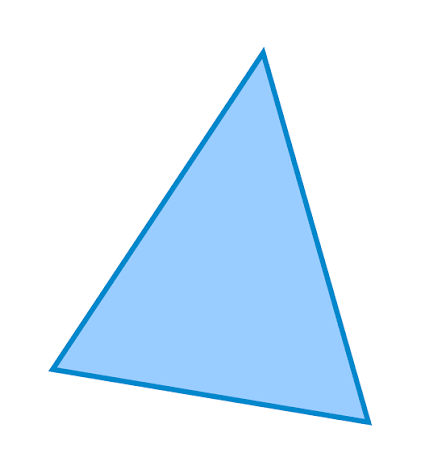
#> input picture Experiment 8/shape.png, 421 x 475 px
$ jupyter execute hough.ipynb
#> lines starting #> are read from the running program, lines starting #| are printed output that depends on the picture; after the words box and inside, x2 and y2 are one past the last pixel; in counts of white or black regions, pixels touching at a corner belong together
[cell 1]
import cv2
import numpy as np
import matplotlib.pyplot as plt

[cell 2]
img = cv2.imread("shape.png", cv2.IMREAD_GRAYSCALE)
#> img: shape (475, 421); min 93, max 255, mean 234.6
print("Image shape:", img.shape)
#| Image shape: (475, 421)
plt.imshow(img, cmap="gray"); plt.title("Input image");
plt.axis("off"); plt.show()

[cell 3]
def sobel_filter(image):
    sobel_x = np.array([
        [-1, 0, 1],
        [-2, 0, 2],
        [-1, 0, 1]
    ])

    sobel_y = np.array([
        [-1, -2, -1],
        [ 0,  0,  0],
        [ 1,  2,  1]
    ])

    padded = np.pad(image, 1, mode="constant")
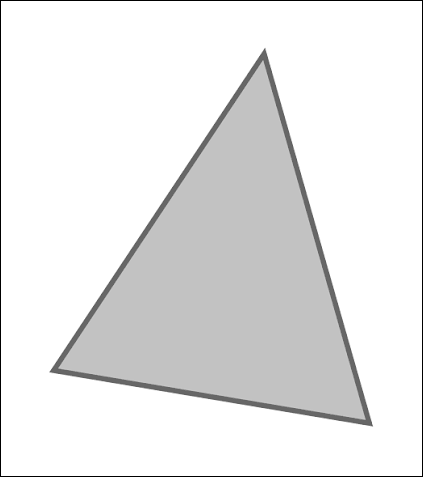
#> padded: shape (477, 423); min 0, max 255, mean 232.5
    rows, cols = image.shape
#> rows = 475; cols = 421

    gx = np.zeros((rows, cols), dtype=np.float32)
    gy = np.zeros((rows, cols), dtype=np.float32)

    for i in range(rows):
        for j in range(cols):
            region = padded[i:i+3, j:j+3]

            gx[i, j] = np.sum(region * sobel_x)
            gy[i, j] = np.sum(region * sobel_y)
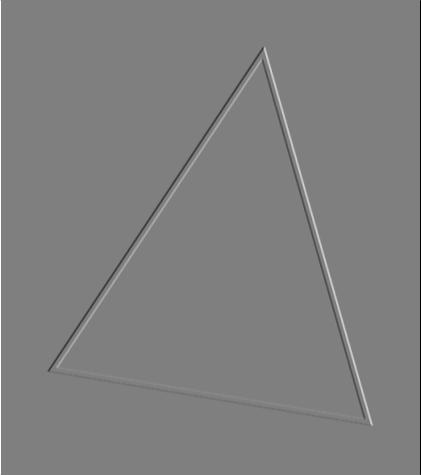
#> gx: shape (475, 421) float32; min -1020, max 1020, mean 0; drawn with min black and max white
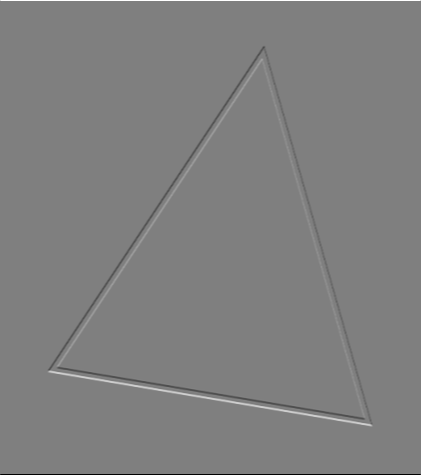
#> gy: shape (475, 421) float32; min -1020, max 1020, mean 0; drawn with min black and max white

    magnitude = np.sqrt(gx**2 + gy**2)
    magnitude = np.clip(magnitude, 0, 255)
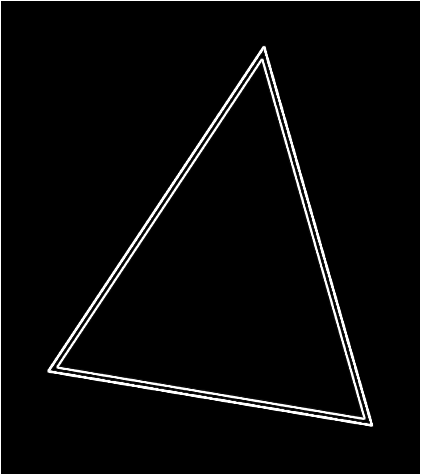
#> magnitude: shape (475, 421) float32; min 0, max 255, mean 9.5

    return magnitude.astype(np.uint8)


edge_image = sobel_filter(img)

plt.imshow(edge_image, cmap="gray")
plt.title("Sobel Edge Image")
plt.axis("off")
plt.show()

[cell 4]
threshold = 100

edge_points = np.argwhere(edge_image > threshold)
#> edge_points = 7530 pairs, first value 0 to 474, second value 0 to 420

print("Number of edge points:", len(edge_points))
#| Number of edge points: 7530

[cell 5]
def hough_euclidean(edge_image, threshold=100, angle_step=1):
#> called with threshold = 100, angle_step = 1
    points = np.argwhere(edge_image > threshold)
#> points has the same summary as edge_points outside hough_euclidean

    rows, cols = edge_image.shape
#> rows = 475; cols = 421
    diagonal = int(np.ceil(np.sqrt(rows**2 + cols**2)))
#> diagonal = 635

    angles = np.arange(-90, 90, angle_step)
    distances = np.arange(-diagonal, diagonal + 1)
#> distances = 1271 values from -635 to 635

    accumulator = np.zeros(
        (len(distances), len(angles)),
        dtype=np.uint32
    )

    for y, x in points:
        for angle_index, angle in enumerate(angles):
            theta = np.deg2rad(angle)
            r = round(x * np.cos(theta) + y * np.sin(theta))
            distance_index = r + diagonal
            accumulator[distance_index, angle_index] += 1
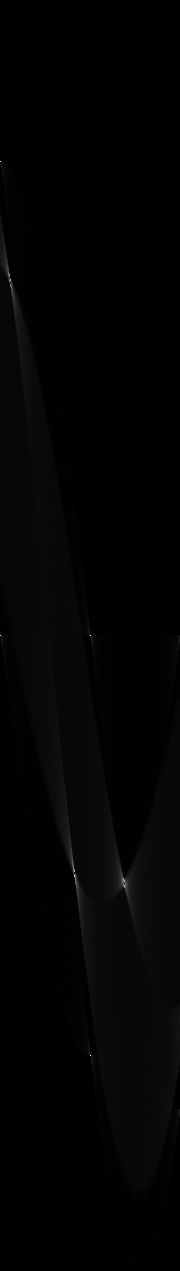
#> accumulator: shape (1271, 180) uint32; min 0, max 475, mean 5.9; drawn with min black and max white

    return accumulator, distances, angles


accumulator_e, distances_e, angles_e = hough_euclidean(
    edge_image,
    threshold=100
)
#> distances_e = 1271 values from -635 to 635; angles_e = 180 values from -90 to 89

print("Accumulator shape:", accumulator_e.shape)
#| Accumulator shape: (1271, 180)

[cell 6]
def draw_hough_lines(image, accumulator, distances, angles,
                     num_lines=10, min_votes=80):
#> called with distances = array of shape (1271,), angles = array of shape (180,), num_lines = 10, min_votes = 80
    output = cv2.cvtColor(image, cv2.COLOR_GRAY2BGR)
    acc = accumulator.copy()

    for _ in range(num_lines):
        index = np.unravel_index(np.argmax(acc), acc.shape)
        votes = acc[index]

        if votes < min_votes:
            break

        distance_index, angle_index = index
        r = distances[distance_index]
        theta = np.deg2rad(angles[angle_index])

        a = np.cos(theta)
        b = np.sin(theta)

        x0 = a * r
        y0 = b * r

        x1 = int(x0 + 1000 * (-b))
        y1 = int(y0 + 1000 * a)
        x2 = int(x0 - 1000 * (-b))
        y2 = int(y0 - 1000 * a)

        cv2.line(output, (x1, y1), (x2, y2), (0, 0, 255), 2)

        # Suppress this peak and nearby values to avoid duplicate lines.
        r_start = max(0, distance_index - 5)
        r_end = min(acc.shape[0], distance_index + 6)
        theta_start = max(0, angle_index - 5)
        theta_end = min(acc.shape[1], angle_index + 6)
        acc[r_start:r_end, theta_start:theta_end] = 0
#> this loop made 10 passes
#> (votes, distance_index, angle_index, r, theta, a, b, x0) on passes 1 to 10: (475, 635, 90, 0, 0, 1, 0, 0), (475, 1055, 90, 420, 0, 1, 0, 420), (421, 161, 0, -474, -1.57, 6.12e-17, -1, -2.9e-14), (421, 635, 0, 0, -1.57, 6.12e-17, -1, 0), (400, 875, 74, 240, -0.279, 0.961, -0.276, 230.7), (354, 881, 124, 246, 0.593, 0.829, 0.559, 203.9), (298, 275, 9, -360, -1.41, 0.156, -0.988, -56.32), (270, 285, 10, -350, -1.4, 0.174, -0.985, -60.78), (254, 867, 73, 232, -0.297, 0.956, -0.292, 221.9), (207, 887, 124, 252, 0.593, 0.829, 0.559, 208.9)
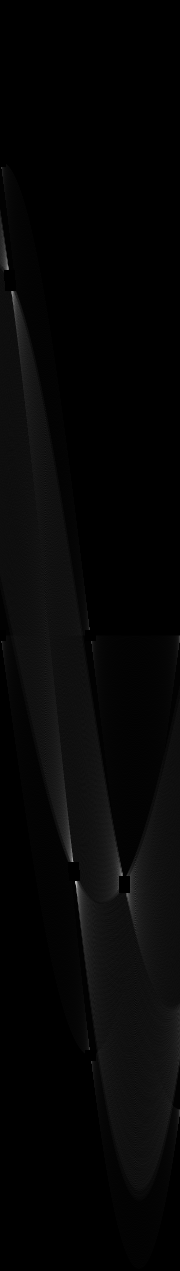
#> acc: shape (1271, 180) uint32; 0.39% of pixels changed, all inside (x1, y1, x2, y2) = (0, 161, 130, 1061)
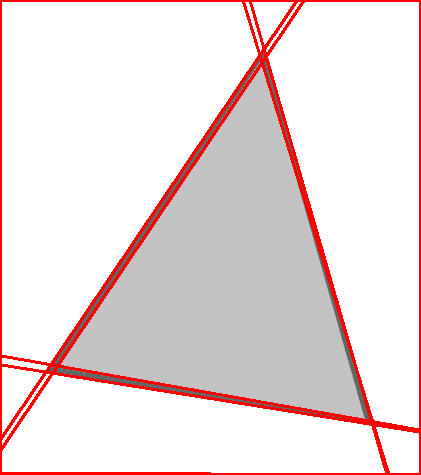
#> output: shape (475, 421, 3); mean B, G, R 221.9, 221.9, 237.4

    return output


result_e = draw_hough_lines(
    img,
    accumulator_e,
    distances_e,
    angles_e,
    num_lines=10,
    min_votes=80
)

plt.figure(figsize=(9, 7))
plt.imshow(cv2.cvtColor(result_e, cv2.COLOR_BGR2RGB))
plt.title("Lines Detected: Euclidean Hough Method")
plt.axis("off")
plt.show()

[cell 7]
def hough_polar(edge_image, threshold=100, angle_step=1):
#> called with threshold = 100, angle_step = 1
    rows, cols = edge_image.shape
#> rows = 475; cols = 421
    points = np.argwhere(edge_image > threshold)
#> points has the same summary as edge_points outside hough_polar

    max_r = int(np.ceil(np.sqrt(rows**2 + cols**2)))
#> max_r = 635
    angles = np.deg2rad(np.arange(0, 180, angle_step))
    r_values = np.arange(-max_r, max_r + 1)
#> r_values = 1271 values from -635 to 635

    accumulator = np.zeros(
        (len(r_values), len(angles)),
        dtype=np.uint32)

    cos_values = np.cos(angles)
    sin_values = np.sin(angles)

    for y, x in points:
        r = x * cos_values + y * sin_values
        r_indices = np.rint(r).astype(int) + max_r

        for angle_index, r_index in enumerate(r_indices):
            accumulator[r_index, angle_index] += 1

    return accumulator, r_values, np.rad2deg(angles)


accumulator_p, r_values_p, angles_p = hough_polar(
    edge_image,
    threshold=100)
#> r_values_p = 1271 values from -635 to 635; angles_p = 180 values from 0 to 179

plt.figure(figsize=(10, 6))
plt.imshow(accumulator_p, cmap="hot", aspect="auto",
    extent=[
        angles_p[0],
        angles_p[-1],
        r_values_p[-1],
        r_values_p[0]])
plt.xlabel("Theta (degrees)")
plt.ylabel("Distance r")
plt.title("Polar Hough Accumulator")
plt.colorbar(label="Votes")
plt.show()
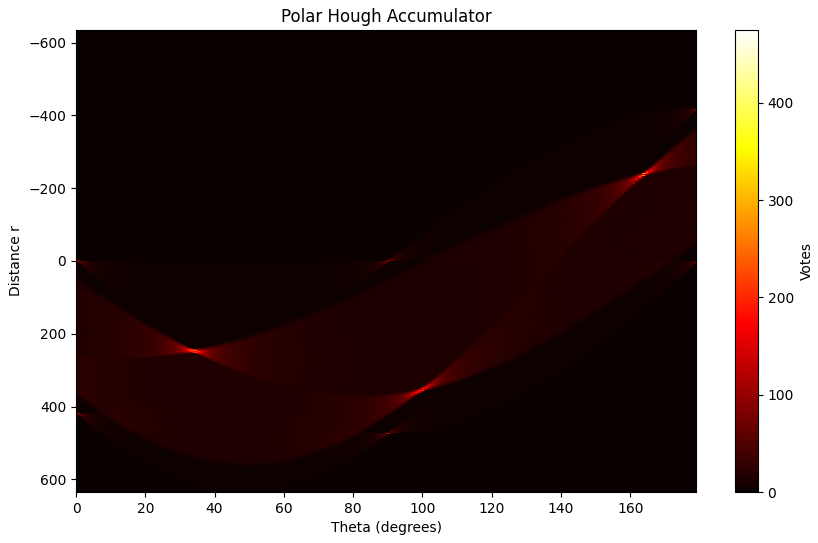
#> figure drawn by matplotlib, 2 panels

[cell 8]
result_p = draw_hough_lines(img,accumulator_p, r_values_p,angles_p,
                            num_lines=10, min_votes=80)
#> call 2 of draw_hough_lines, with distances = array of shape (1271,), angles = array of shape (180,), num_lines = 10, min_votes = 80
#> the loop in draw_hough_lines (call 2), `for _ in range(num_lines):` made 10 passes
#> (votes, distance_index, angle_index, r, theta, a, b, x0) on passes 1 to 10: (475, 635, 0, 0, 0, 1, 0, 0), (475, 1055, 0, 420, 0, 1, 0, 420), (421, 635, 90, 0, 1.57, 6.12e-17, 1, 0), (421, 1109, 90, 474, 1.57, 6.12e-17, 1, 2.9e-14), (400, 395, 164, -240, 2.86, -0.961, 0.276, 230.7), (354, 881, 34, 246, 0.593, 0.829, 0.559, 203.9), (298, 995, 99, 360, 1.73, -0.156, 0.988, -56.32), (270, 985, 100, 350, 1.75, -0.174, 0.985, -60.78), (254, 403, 163, -232, 2.84, -0.956, 0.292, 221.9), (207, 887, 34, 252, 0.593, 0.829, 0.559, 208.9)
#> after the loop in draw_hough_lines (call 2), `for _ in range(num_lines):`:
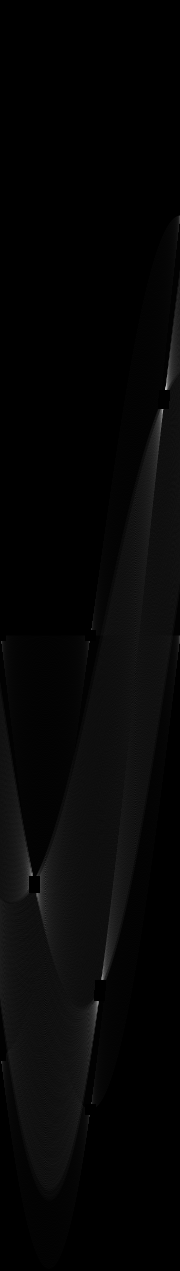
#> acc: shape (1271, 180) uint32; min 0, max 190, mean 5.7
#> after the loop in draw_hough_lines (call 2), `for _ in range(num_lines):`:
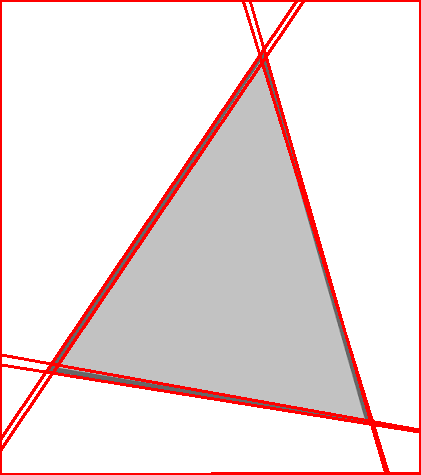
#> output: shape (475, 421, 3); mean B, G, R 222, 222, 237.4

plt.figure(figsize=(9, 7))
plt.imshow(cv2.cvtColor(result_p, cv2.COLOR_BGR2RGB))
plt.title("Lines Detected: Polar Hough Method")
plt.axis("off")
plt.show()
